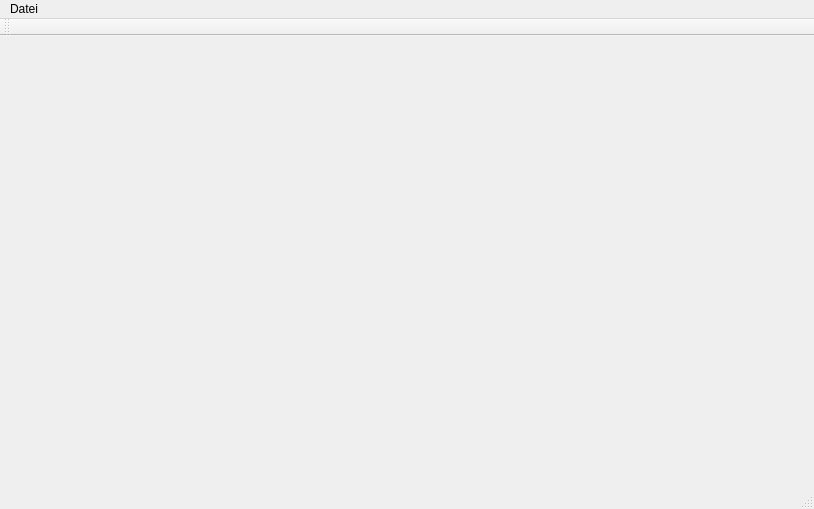
<?xml version="1.0" encoding="UTF-8"?>
<ui version="4.0">
 <class>MainWindow</class>
 <widget class="QMainWindow" name="MainWindow">
  <property name="geometry">
   <rect>
    <x>0</x>
    <y>0</y>
    <width>814</width>
    <height>509</height>
   </rect>
  </property>
  <property name="windowTitle">
   <string>MainWindow</string>
  </property>
  <widget class="QWidget" name="centralWidget"/>
  <widget class="QMenuBar" name="menuBar">
   <property name="geometry">
    <rect>
     <x>0</x>
     <y>0</y>
     <width>814</width>
     <height>21</height>
    </rect>
   </property>
   <widget class="QMenu" name="menuDate">
    <property name="title">
     <string>Datei</string>
    </property>
    <addaction name="actionLoad_Style"/>
    <addaction name="actionReload_Style"/>
    <addaction name="actionConnect_to_Beamer"/>
    <addaction name="actionSettings"/>
    <addaction name="actionRecord"/>
   </widget>
   <addaction name="menuDate"/>
  </widget>
  <widget class="QToolBar" name="mainToolBar">
   <attribute name="toolBarArea">
    <enum>TopToolBarArea</enum>
   </attribute>
   <attribute name="toolBarBreak">
    <bool>false</bool>
   </attribute>
  </widget>
  <widget class="QStatusBar" name="statusBar"/>
  <action name="actionLoad_Style">
   <property name="text">
    <string>Load Style</string>
   </property>
  </action>
  <action name="actionConnect_to_Beamer">
   <property name="text">
    <string>Connect to Beamer</string>
   </property>
  </action>
  <action name="actionSettings">
   <property name="text">
    <string>Settings</string>
   </property>
  </action>
  <action name="actionReload_Style">
   <property name="text">
    <string>Reload Style</string>
   </property>
   <property name="shortcut">
    <string>Ctrl+R</string>
   </property>
  </action>
  <action name="actionRecord">
   <property name="text">
    <string>Record</string>
   </property>
  </action>
 </widget>
 <layoutdefault spacing="6" margin="11"/>
 <resources/>
 <connections>
  <connection>
   <sender>actionConnect_to_Beamer</sender>
   <signal>triggered()</signal>
   <receiver>MainWindow</receiver>
   <slot>Connect_to_Beamer()</slot>
   <hints>
    <hint type="sourcelabel">
     <x>-1</x>
     <y>-1</y>
    </hint>
    <hint type="destinationlabel">
     <x>406</x>
     <y>254</y>
    </hint>
   </hints>
  </connection>
  <connection>
   <sender>actionLoad_Style</sender>
   <signal>triggered()</signal>
   <receiver>MainWindow</receiver>
   <slot>Load_Style()</slot>
   <hints>
    <hint type="sourcelabel">
     <x>-1</x>
     <y>-1</y>
    </hint>
    <hint type="destinationlabel">
     <x>406</x>
     <y>254</y>
    </hint>
   </hints>
  </connection>
  <connection>
   <sender>actionSettings</sender>
   <signal>triggered()</signal>
   <receiver>MainWindow</receiver>
   <slot>Load_Settings()</slot>
   <hints>
    <hint type="sourcelabel">
     <x>-1</x>
     <y>-1</y>
    </hint>
    <hint type="destinationlabel">
     <x>406</x>
     <y>254</y>
    </hint>
   </hints>
  </connection>
  <connection>
   <sender>actionReload_Style</sender>
   <signal>triggered()</signal>
   <receiver>MainWindow</receiver>
   <slot>Reload_Style()</slot>
   <hints>
    <hint type="sourcelabel">
     <x>-1</x>
     <y>-1</y>
    </hint>
    <hint type="destinationlabel">
     <x>406</x>
     <y>254</y>
    </hint>
   </hints>
  </connection>
  <connection>
   <sender>actionRecord</sender>
   <signal>triggered()</signal>
   <receiver>MainWindow</receiver>
   <slot>Record()</slot>
   <hints>
    <hint type="sourcelabel">
     <x>-1</x>
     <y>-1</y>
    </hint>
    <hint type="destinationlabel">
     <x>406</x>
     <y>254</y>
    </hint>
   </hints>
  </connection>
 </connections>
 <slots>
  <slot>Load_Style()</slot>
  <slot>Connect_to_Beamer()</slot>
  <slot>Load_Settings()</slot>
  <slot>Reload_Style()</slot>
  <slot>Record()</slot>
 </slots>
</ui>
